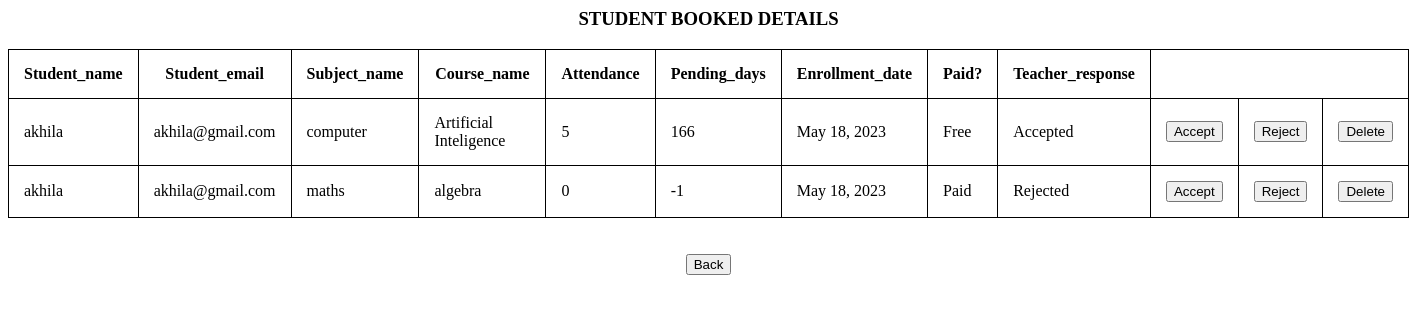
The app's page /stu_buk_acc (signed in) with its own data.
### learn/models.py (models this page shows)
class Enrollment(models.Model):
    Student_name = models.CharField(max_length=200,null=True)
    Student_email = models.EmailField(null=True)
    Subject_name = models.CharField(max_length=200, null=True)
    Course_name = models.CharField(max_length=200,null=True)
    Teacher_name = models.CharField(max_length=200, null=True)
    Teacher_email = models.EmailField(null=True)
    Attendance = models.IntegerField(null=True)
    Pending_days = models.IntegerField(null=True)
    Enrollment_date = models.DateField(auto_now_add=True, null=True)
    Teacher_response = models.CharField(max_length=200, null=True)
    Paid_amount = models.FloatField(null=True)
    Certificate = models.CharField(max_length=200, null=True)
    Is_paid_subscription = models.BooleanField(null=True)
    notify = models.CharField(max_length=200, null = True)
    enrol_reg = models.ForeignKey(Registration, on_delete=models.SET_NULL, null = True)

### learn/views.py (the view)
# urls.py: path('stu_buk_acc',learn.views.stu_buk_acc,name='stu_buk_acc'),
def stu_buk_acc(request):
    seww = Registration.objects.get(id = request.session['logg'])
    stzz = Enrollment.objects.filter(Teacher_email = seww.Email)
    return render(request,'stu_buk_acc.html',{'stzz':stzz})

### Templates/stu_buk_acc.html (shortened to what this page needs)
{% load static %}
<html lang="en">
<head>
   <link rel="stylesheet" type="text/css" href="{% static 'trt.css' %}">
</head>
<body class= "pic" background="{% static 'trt.jpg' %}" >
<h3 align="center">STUDENT BOOKED DETAILS</h3>
<table  style="width:100%">
   <tr>
      <th>
         Student_name
      </th>
      <th>
         Student_email
      </th>
      <th>
         Subject_name
      </th>
      <th>
         Course_name
      </th>
      <th>
         Attendance
      </th>
      <th>
         Pending_days
      </th>
      <th>
         Enrollment_date
      </th>
        <th>
         Paid?
      </th>
        <th>
         Teacher_response
      </th>
   </tr>
   {% for i in stzz %}
   <tr>
      <td>
         {{i.Student_name}}
      </td>
      <td>
         {{i.Student_email}}
      </td>
      <td>
         {{i.Subject_name}}
      </td>
      <td>
         {{i.Course_name}}
      </td>
      <td>
         {{i.Attendance}}
      </td>
      <td>
         {{i.Pending_days}}
      </td>
      <td>
         {{i.Enrollment_date}}
      </td>
      {% if i.Is_paid_subscription == 0 %}
        <td>
         Free
      </td>
      {% endif %}
      {% if i.Is_paid_subscription == 1 %}
        <td>
         Paid
      </td>
      {% endif %}
        <td>
         {{i.Teacher_response}}
      </td>
      <td>
         <button type="submit" onclick="location.href='{% url 'stu_accept' i.id %}'" name='t_h'>Accept</button>
      </td>
      <td>
         <button type="submit" onclick="location.href='{% url 'stu_reject' i.id %}'" name='del'>Reject</button>
      </td>
      <td>
         <button type="submit" onclick="location.href='{% url 'stu_delete' i.id %}'" name='del'>Delete</button>
      </td>
   </tr>
   {% endfor %}
</table><br><br>
<div align="center">
   <button type="submit" onclick="location.href='{% url 'teacher_home' %}'" name='mybtn2'>Back</button>
</div>
</body>
</html>

### static/trt.css (style rules this page uses)
* { box-sizing: border-box }
.pic { background-repeat: no-repeat; background-attachment: fixed; background-size: cover; background-size: 100%; }

### Templates/stu_buk_acc.html (style rules this page uses)
table, th, td { border: 1px solid black; border-collapse: collapse; }
th, td { padding: 15px; }

### records on screen
Enrollment: Student_name "akhila", Student_email "akhila@gmail.com", Subject_name "computer", Course_name "Artificial Inteligence", Attendance "5", Pending_days "166", Enrollment_date "May 18, 2023", Is_paid_subscription "Free", Teacher_response "Accepted"
Enrollment: Student_name "akhila", Student_email "akhila@gmail.com", Subject_name "maths", Course_name "algebra", Attendance "0", Pending_days "-1", Enrollment_date "May 18, 2023", Is_paid_subscription "Paid", Teacher_response "Rejected"
